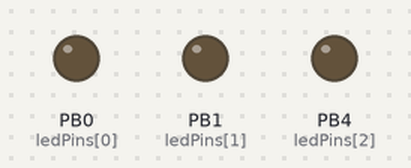
Bench run of a program on a simulated ATtiny85, built with avr-gcc and run on an emulated ATtiny85. Parts: output pins drawn as LEDs (lit = HIGH). Random numbers use the default seed unless the program sets one.

Above: at 0.15 s.
At 1.05 s:
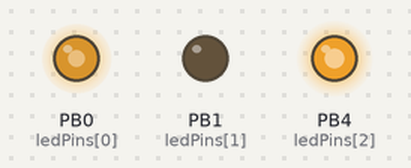
At 2.56 s:
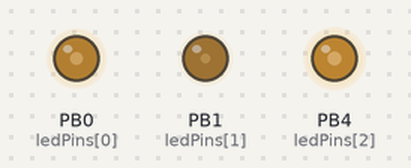
At 5.28 s:
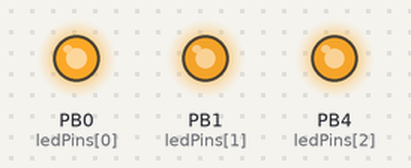
At 7.69 s:
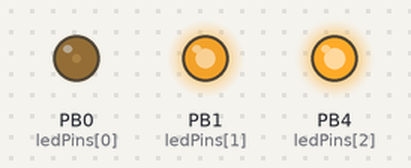
At 10.4 s:
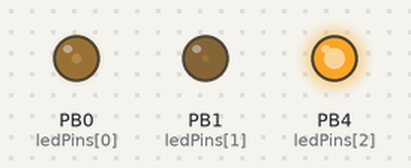
Timing chart, 0 to 10.4 s (numbered marks = the images above):
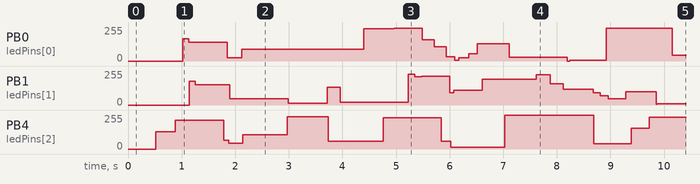

Measured:
- by itself, PB1 (ledPins[1]): 0/255 → 179/255 at 1.1 s, → 152/255 0.11 s later, → 47/255 0.65 s later, → 12/255 1.1 s later, … (22 changes in this stretch)
- by itself, PB4 (ledPins[2]): 0/255 → 130/255 at 0.52 s, → 216/255 0.36 s later, → 67/255 0.91 s later, → 45/255 0.09 s later, … (14 changes in this stretch)

The program:

main.cpp
```cpp
#include <Arduino.h>

/*
  Features to add?
   - shift register for more led
   - more efficient pwm with direct register manipulation
*/

#define LED_COUNT 3
#define GND_COUNT 2 // for digispark tiny85 w.o. adapter (data pins on breadboard only)

const int ledPins[LED_COUNT] = {0, 1, 4};
unsigned long previousMillis[LED_COUNT] = {0};
unsigned long intervals[LED_COUNT] = {2, 3, 5}; // unsigned long for time value even though it will never increment above 5
int brightness[LED_COUNT] = {0};
int currentBrightness[LED_COUNT] = {0};

const int gndPins[GND_COUNT] = {2, 3};

int updateLED(int index, unsigned long currentMillis) {
  if (currentMillis - previousMillis[index] >= intervals[index]) {
    previousMillis[index] = currentMillis;

    if (currentBrightness[index] < brightness[index]) {
      currentBrightness[index]++;
      analogWrite(ledPins[index], currentBrightness[index]);
    }
    else if (currentBrightness[index] > brightness[index]) {
      currentBrightness[index]--;
      analogWrite(ledPins[index], currentBrightness[index]);
    }
    else {
      brightness[index] = random(256);
      intervals[index] = random(1, 6);
    }
  }

  return currentBrightness[index];
}

void setup() {
  for(int i=0; i<LED_COUNT; i++) {
    pinMode(ledPins[i], OUTPUT);
  }

  for (int i=0; i<GND_COUNT; i++) {
    pinMode(gndPins[i], OUTPUT);
    digitalWrite(gndPins[i], LOW);
  }
}

void loop() {
  unsigned long currentMillis = millis();

  for(int i=0; i<LED_COUNT; i++) {
    updateLED(i, currentMillis);
  }
}
```
